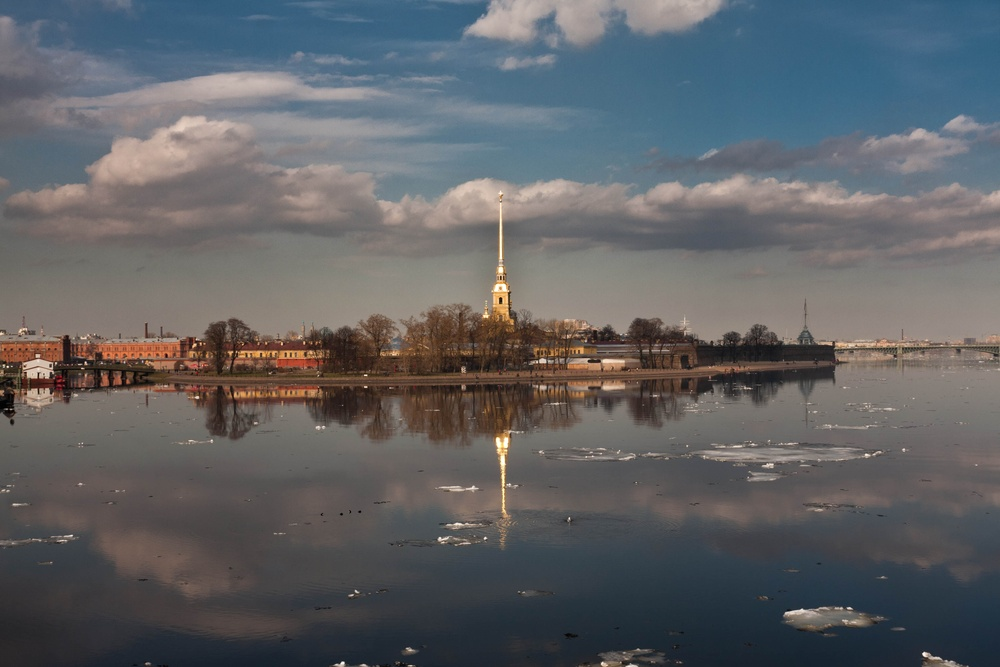
#> input picture Semester 2/AIG210 - Computer Vision/Assignment 3 - Group 5/boat2.jpg, 1000 x 667 px, shrunk from 3888 x 2592 before the run
$ jupyter execute --allow-errors Assignment3_3.ipynb
#> lines starting #> are read from the running program, lines starting #| are printed output that depends on the picture
[cell 1]
import cv2, os
import numpy as np
from matplotlib import pyplot as plt
script_dir = os.getcwd() # Get the directory of the current script

[cell 2]
def ipynb_cv_imshow(title, img, cv=True):
    """
    Display an image in a Jupyter Notebook cell.
    """
    if img is None:
        print("Image not found or could not be read.")
        return
    plt.figure(figsize=(10, 10))
    plt.title(title)
    if cv:
        plt.imshow(cv2.cvtColor(img, cv2.COLOR_BGR2RGB))
    else:
        plt.imshow(img)
    plt.axis('off')
    plt.show()

[cell 3]
img1 = cv2.imread(os.path.join(script_dir, 'boat2.jpg'), cv2.IMREAD_GRAYSCALE)
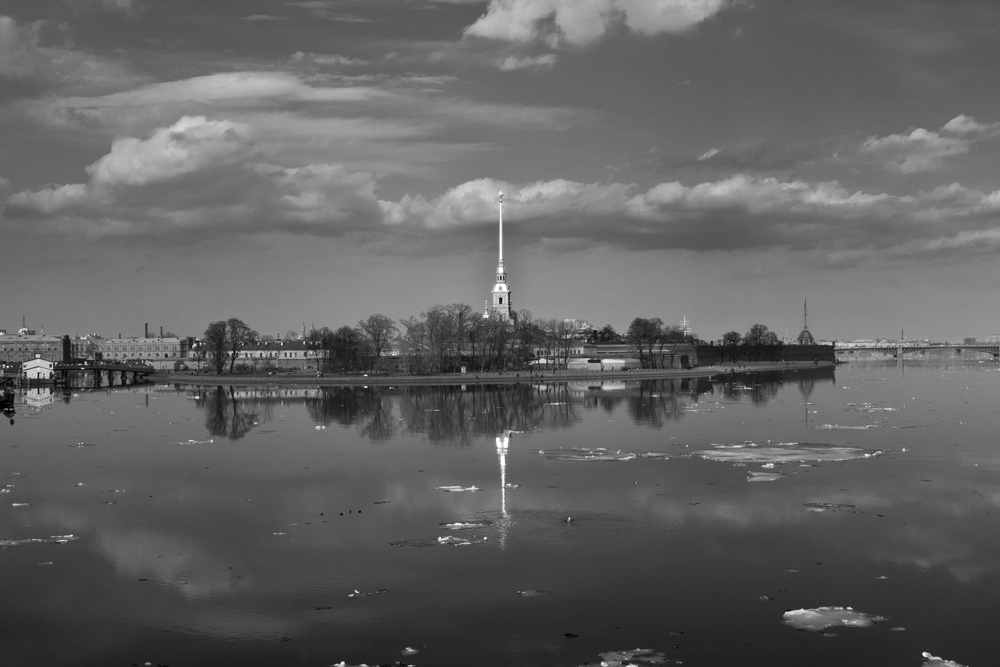
#> img1: shape (667, 1000); min 0, max 255, mean 97.9
ipynb_cv_imshow('Boat 2', img1)

[cell 4]
img2 = cv2.imread(os.path.join(script_dir, 'boat3.jpg'), cv2.IMREAD_GRAYSCALE)
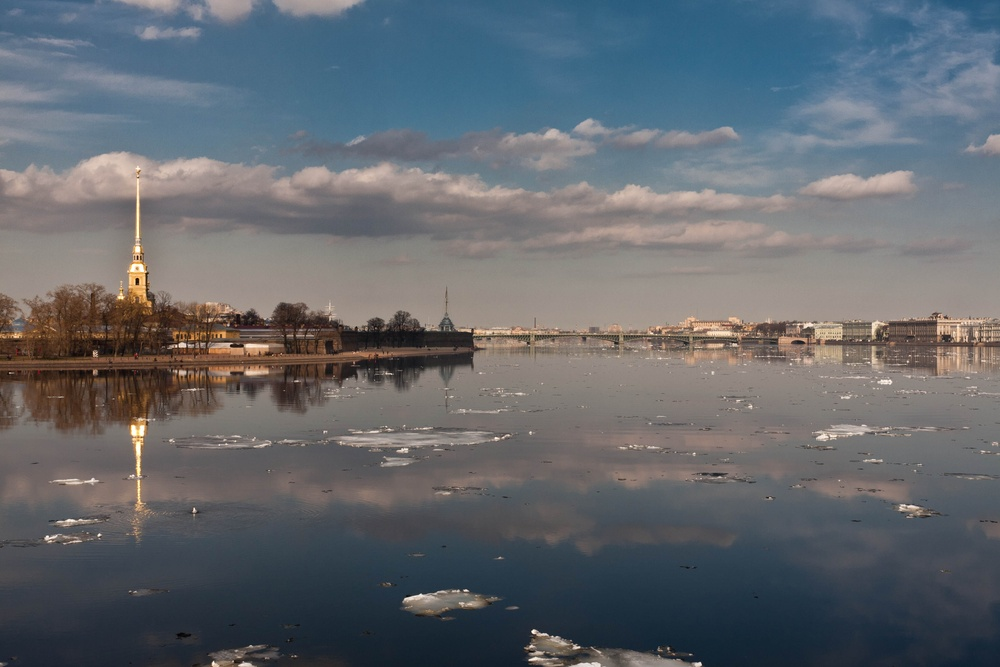
#> input picture Semester 2/AIG210 - Computer Vision/Assignment 3 - Group 5/boat3.jpg, 1000 x 667 px, shrunk from 3888 x 2592 before the run
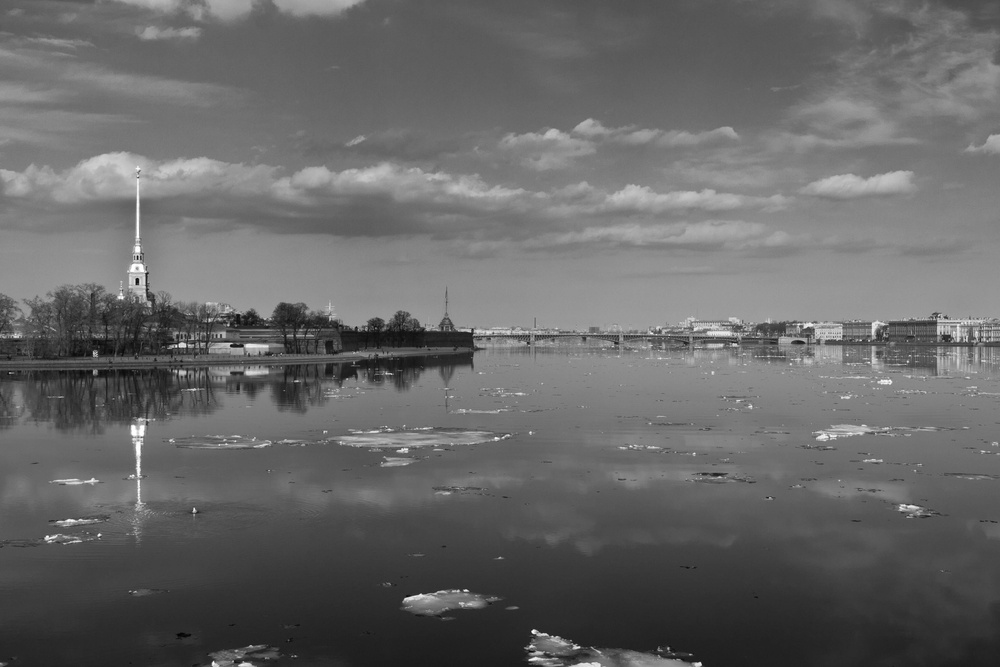
#> img2: shape (667, 1000); min 2, max 255, mean 103.2
ipynb_cv_imshow('Boat 3', img2)

[cell 5]
# Initialize ORB detector
orb = cv2.ORB_create(nfeatures=500)
# Detect keypoints and descriptors
kp1, des1 = orb.detectAndCompute(img1, None)
#> kp1 = 500 keypoints; strongest (x, y, size): (500, 299, 31), (50, 365, 31), (501, 301, 31), (85, 362, 31)
kp2, des2 = orb.detectAndCompute(img2, None)
#> kp2 = 500 keypoints; strongest (x, y, size): (532, 631, 31), (136, 279, 31), (180, 345, 31), (138, 282, 31)

[cell 6]
# BFMatcher with Hamming distance
bf = cv2.BFMatcher(cv2.NORM_HAMMING, crossCheck=True)
bf_matches = bf.match(des1, des2)
#> bf_matches = 238 matches
bf_matches = sorted(bf_matches, key=lambda x: x.distance)

[cell 7]
bf_img10 = cv2.drawMatches(img1, kp1, img2, kp2, bf_matches[:10], None, flags=2) # Draw top 10 matches
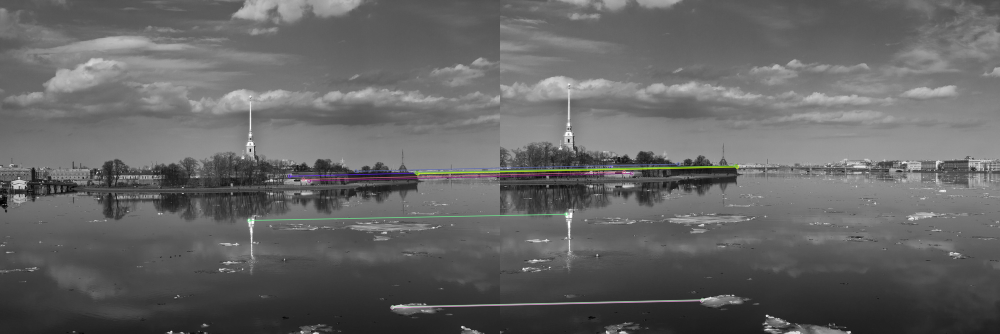
#> bf_img10: shape (667, 2000, 3) (shown at 1/2 size); mean of channels 0, 1, 2 100.9, 101, 101; drawn as B, G, R
ipynb_cv_imshow('BFMatcher Matches (Top 10)', bf_img10, cv=False)

[cell 8]
bf_img15 = cv2.drawMatches(img1, kp1, img2, kp2, bf_matches[:15], None, flags=2) # Draw top 15 matches
ipynb_cv_imshow('BFMatcher Matches (Top 15)', bf_img15, cv=False)

[cell 9]
# Flann parameters for ORB (use LSH)
FLANN_INDEX_LSH = 6
index_params= dict(algorithm=FLANN_INDEX_LSH, table_number=6, key_size=12, multi_probe_level=1)
search_params = dict(checks=50)
flann = cv2.FlannBasedMatcher(index_params, search_params)

# For ORB, descriptors must be np.uint8
matches = flann.knnMatch(des1, des2, k=2)
#> matches = 500 matches
# Sort by distance (first in each pair)
flann_matches = sorted([m[0] for m in matches if len(m) > 0], key=lambda x: x.distance)
#> flann_matches = 500 matches

[cell 10]
# Draw top 10 matches
flann_img10 = cv2.drawMatches(img1, kp1, img2, kp2, flann_matches[:10], None, flags=2)
ipynb_cv_imshow('FLANN Matches (Top 10)', flann_img10, cv=False)

[cell 11]
# Draw top 15 matches
flann_img15 = cv2.drawMatches(img1, kp1, img2, kp2, flann_matches[:15], None, flags=2)
ipynb_cv_imshow('FLANN Matches (Top 15)', flann_img15, cv=False)

[cell 12]
def rotate_image(image, angle):
#> called with angle = 25
    (h, w) = image.shape[:2]
#> h = 667; w = 1000
    center = (w//2, h//2)
#> center = (500, 333)
    M = cv2.getRotationMatrix2D(center, angle, 1.0)
    rotated = cv2.warpAffine(image, M, (w, h), flags=cv2.INTER_LINEAR)
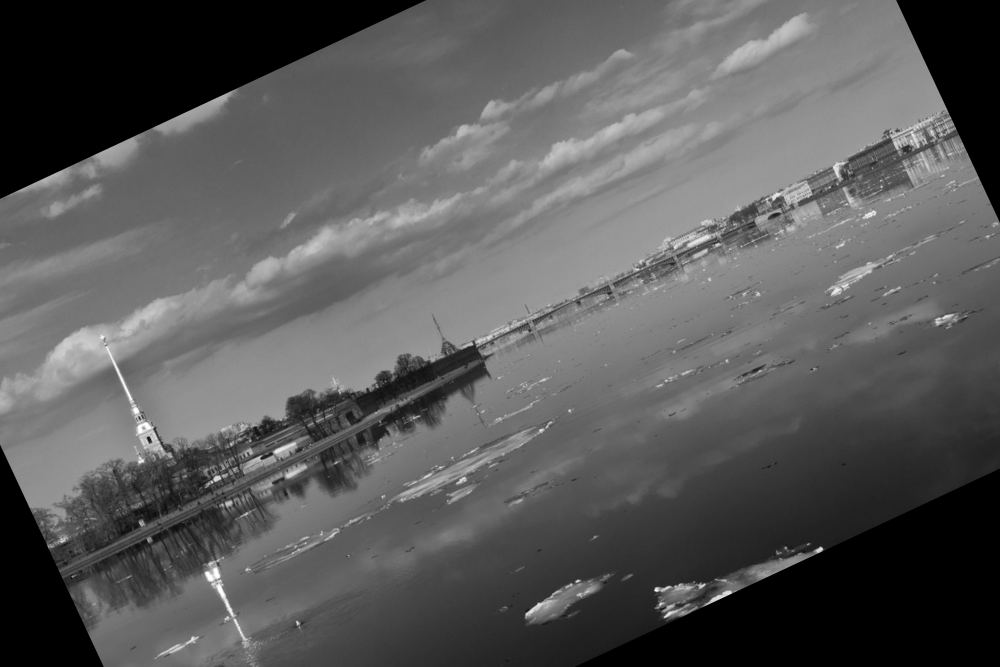
#> rotated: shape (667, 1000); min 0, max 255, mean 89.6
    return rotated
rotated_img2 = rotate_image(img2, 25)
# Recompute ORB features on rotated image
kp2r, des2r = orb.detectAndCompute(rotated_img2, None)
#> kp2r = 500 keypoints; strongest (x, y, size): (821, 548, 31), (819, 549, 44.6), (655, 589, 37.2), (148, 438, 31)
# Flann matching
matches_rot = flann.knnMatch(des1, des2r, k=2)
#> matches_rot = 500 matches
flann_matches_rot = sorted([m[0] for m in matches_rot if len(m) > 0], key=lambda x: x.distance)
#> flann_matches_rot = 500 matches
# Draw top 10 matches
flann_img_rot10 = cv2.drawMatches(img1, kp1, rotated_img2, kp2r, flann_matches_rot[:10], None, flags=2)
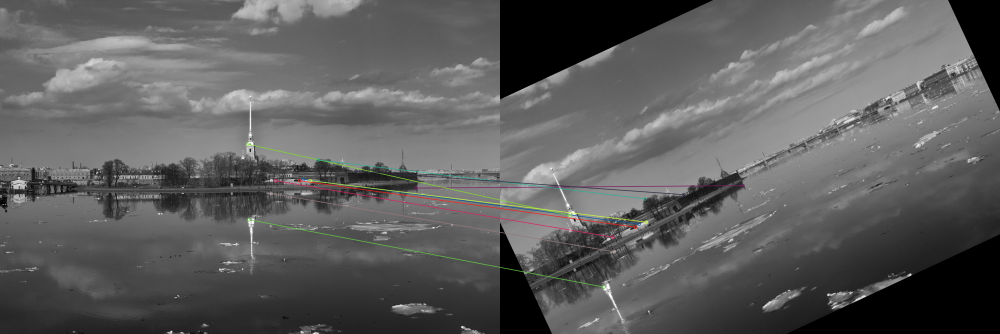
#> flann_img_rot10: shape (667, 2000, 3) (shown at 1/2 size); mean of channels 0, 1, 2 93.6, 93.8, 93.9; drawn as B, G, R
ipynb_cv_imshow('FLANN Matches (Rotated Top 10)', flann_img_rot10, cv=False)

[cell 13]
## Confused on the Optional Question.

[cell 14]
images = [cv2.imread(os.path.join(f'boat{i}.jpg')) for i in range(1, 7)] # Automatic panorama stitching for all boat images
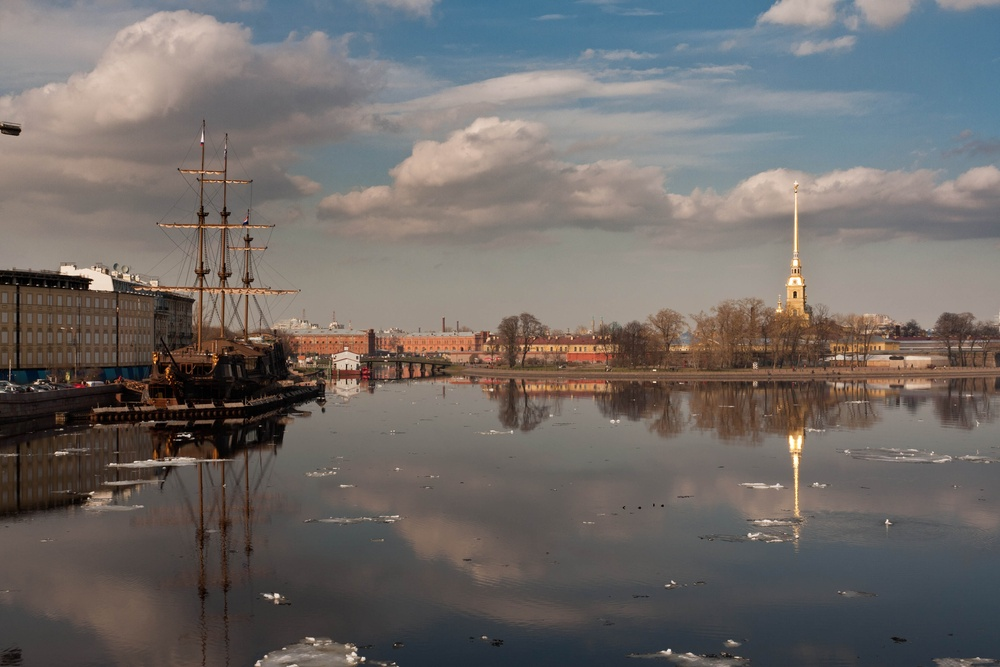
#> input picture Semester 2/AIG210 - Computer Vision/Assignment 3 - Group 5/boat1.jpg, 1000 x 667 px, shrunk from 3888 x 2592 before the run
stitcher = cv2.Stitcher_create()
#> (the rest of this cell did not finish here and is left out)
